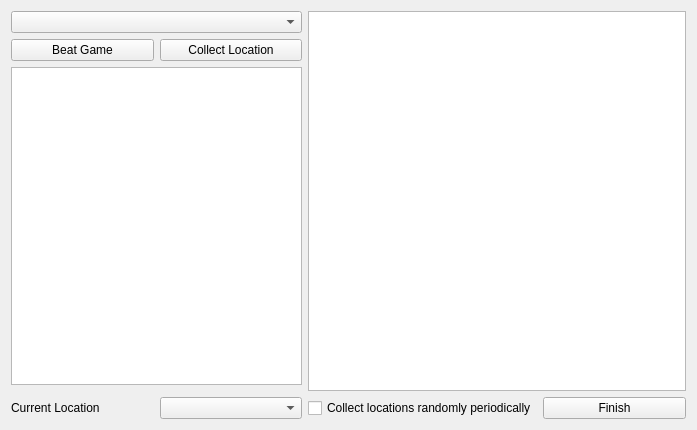
<?xml version="1.0" encoding="UTF-8"?>
<ui version="4.0">
 <class>DebugConnectorWindow</class>
 <widget class="QMainWindow" name="DebugConnectorWindow">
  <property name="geometry">
   <rect>
    <x>0</x>
    <y>0</y>
    <width>697</width>
    <height>430</height>
   </rect>
  </property>
  <property name="windowTitle">
   <string>Debug Backend</string>
  </property>
  <widget class="QWidget" name="central_widget">
   <property name="maximumSize">
    <size>
     <width>16777215</width>
     <height>16777215</height>
    </size>
   </property>
   <property name="layoutDirection">
    <enum>Qt::LayoutDirection::LeftToRight</enum>
   </property>
   <layout class="QGridLayout" name="grid_layout">
    <item row="1" column="1">
     <widget class="QPushButton" name="collect_location_button">
      <property name="text">
       <string>Collect Location</string>
      </property>
     </widget>
    </item>
    <item row="4" column="3">
     <widget class="QPushButton" name="reset_button">
      <property name="text">
       <string>Finish</string>
      </property>
     </widget>
    </item>
    <item row="4" column="2">
     <widget class="QCheckBox" name="collect_randomly_check">
      <property name="text">
       <string>Collect locations randomly periodically</string>
      </property>
     </widget>
    </item>
    <item row="0" column="2" rowspan="4" colspan="2">
     <widget class="QListView" name="messages_list">
      <property name="editTriggers">
       <set>QAbstractItemView::EditTrigger::NoEditTriggers</set>
      </property>
     </widget>
    </item>
    <item row="4" column="1">
     <widget class="QComboBox" name="current_region_combo"/>
    </item>
    <item row="0" column="0" colspan="2">
     <widget class="QComboBox" name="collect_location_combo"/>
    </item>
    <item row="4" column="0">
     <widget class="QLabel" name="current_location_label">
      <property name="text">
       <string>Current Location</string>
      </property>
     </widget>
    </item>
    <item row="2" column="0" colspan="2">
     <widget class="QTableView" name="inventory_table_view">
      <property name="sortingEnabled">
       <bool>true</bool>
      </property>
      <property name="cornerButtonEnabled">
       <bool>false</bool>
      </property>
      <attribute name="verticalHeaderVisible">
       <bool>false</bool>
      </attribute>
     </widget>
    </item>
    <item row="1" column="0">
     <widget class="QPushButton" name="beat_game_button">
      <property name="text">
       <string>Beat Game</string>
      </property>
     </widget>
    </item>
   </layout>
  </widget>
  <widget class="QMenuBar" name="menuBar">
   <property name="geometry">
    <rect>
     <x>0</x>
     <y>0</y>
     <width>697</width>
     <height>23</height>
    </rect>
   </property>
  </widget>
 </widget>
 <layoutdefault spacing="6" margin="11"/>
 <resources/>
 <connections/>
</ui>
